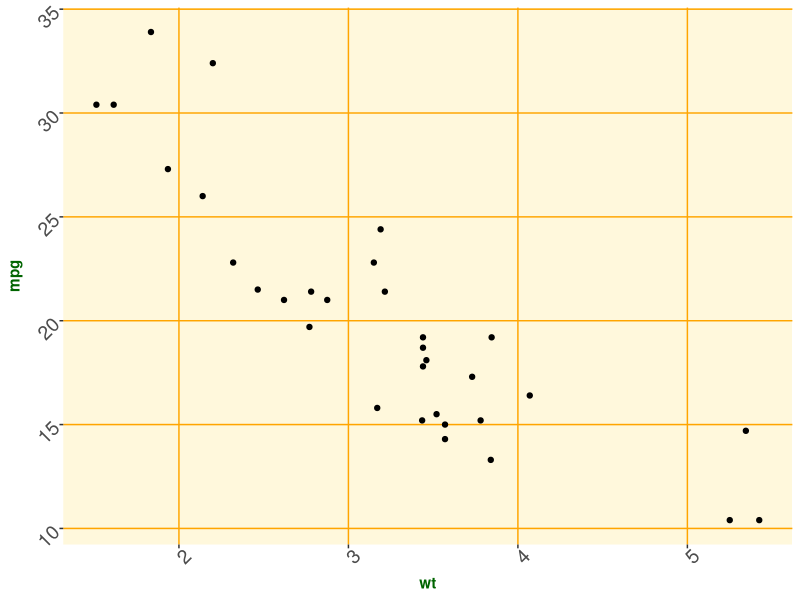

Here is the R script that generated this plot:
## ---- chunk 1
#| include: false
library(tidyverse)
## ---- chunk 2
ggplot(data = mtcars, aes(x = wt, y = mpg)) +
  geom_point() +
  theme(
    panel.background = element_rect(fill = "cornsilk"),
    axis.title = element_text(color = "darkgreen", face = "bold"),
    axis.text = element_text(size = 14, angle = 45),
    panel.grid.major = element_line(color = "orange"),
    panel.grid.minor = element_blank()
  )
